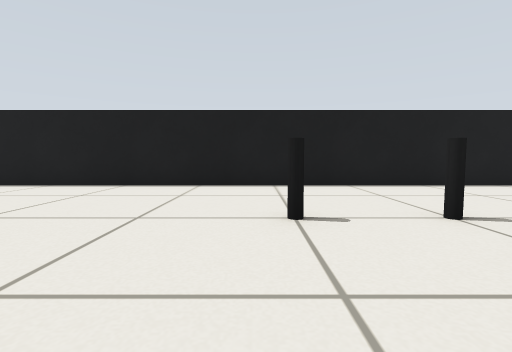
[1] (above)

19 first-person views from a walk through a Gazebo world. The camera is 0.39 m above the floor, tilts 4° down and sees 85° across. The floor is counted in squares, 0.5 m on a side. Each view is taken from the middle of a square. On the plan, view 1 faces up. The plan holds only what a view shows up to about 10 squares ahead; the rest is blank.

[2]
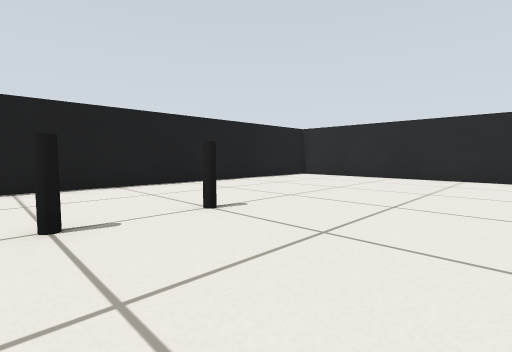

[3]
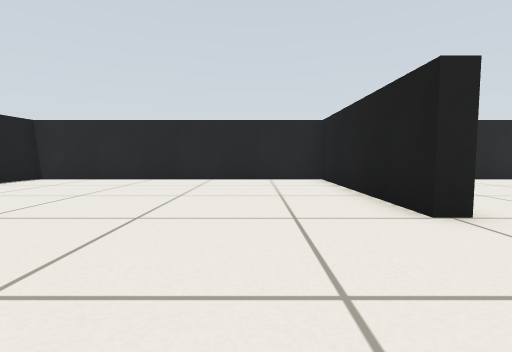

[4]
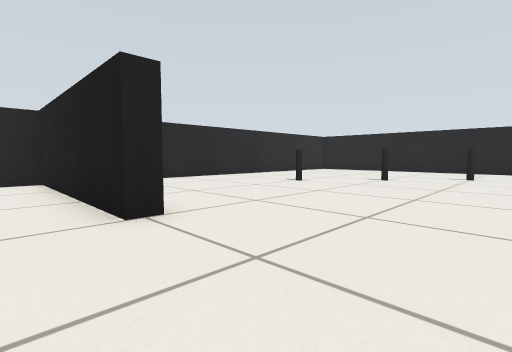

[5]
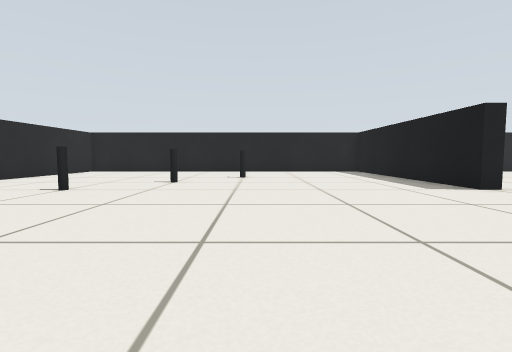

[6]
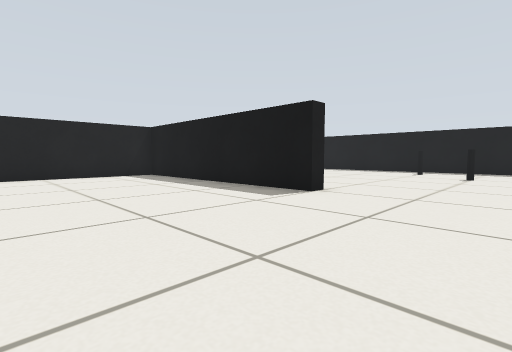

[7]
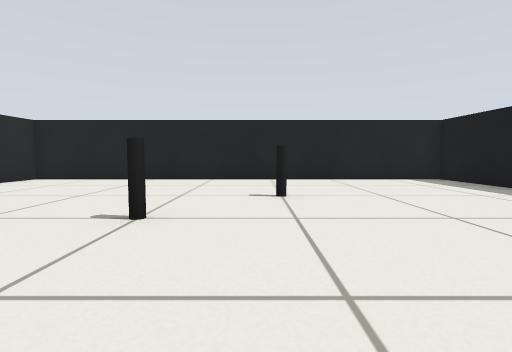

[8]
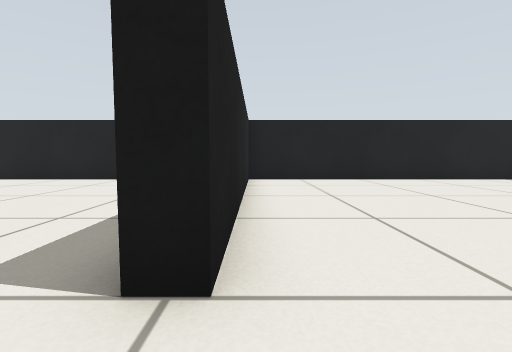

[9]
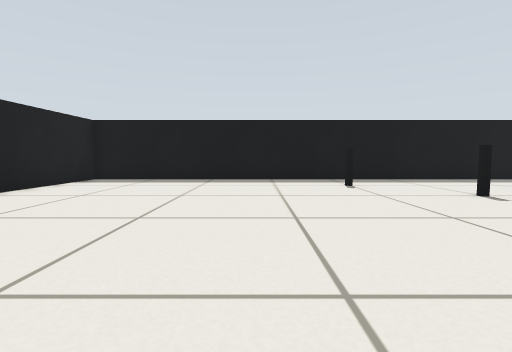

[10]
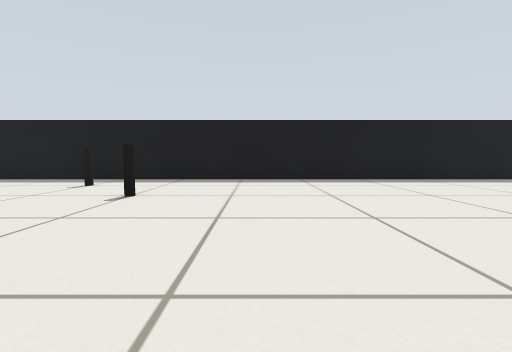

[11]
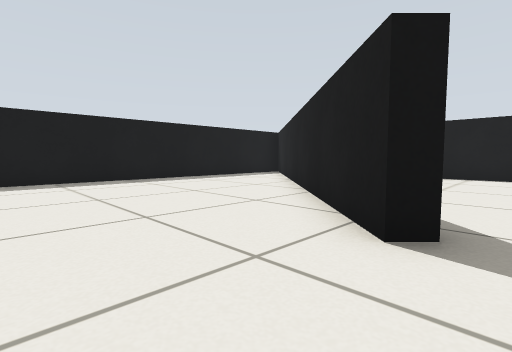

[12]
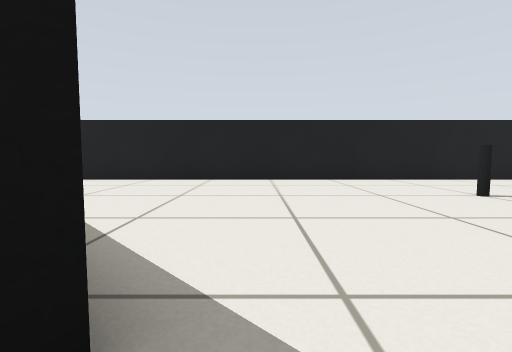

[13]
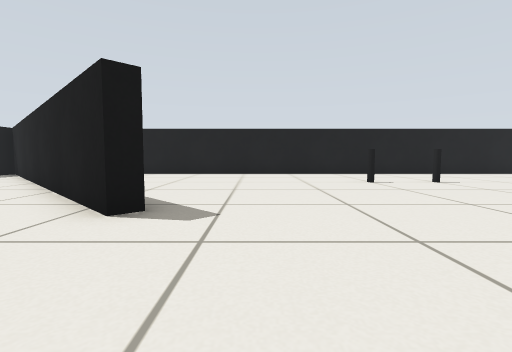

[14]
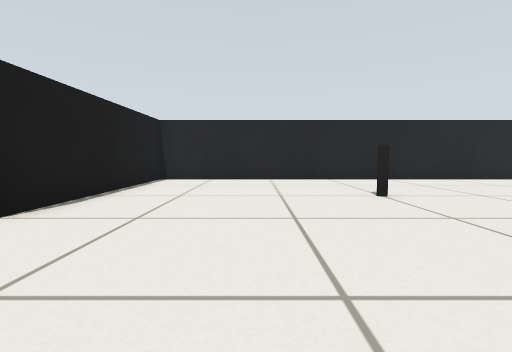

[15]
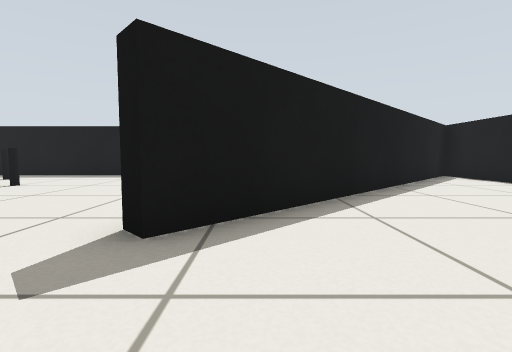

[16]
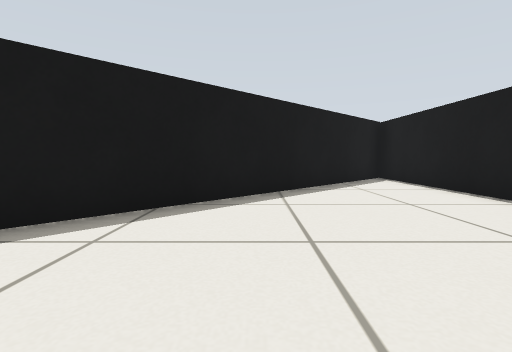

[17]
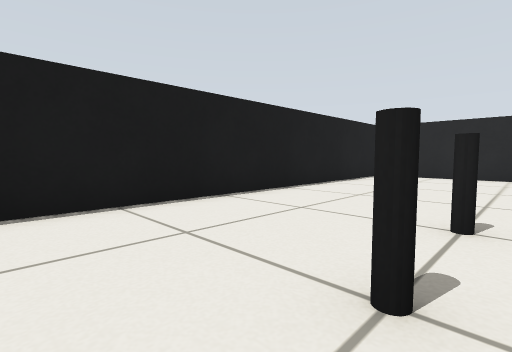

[18]
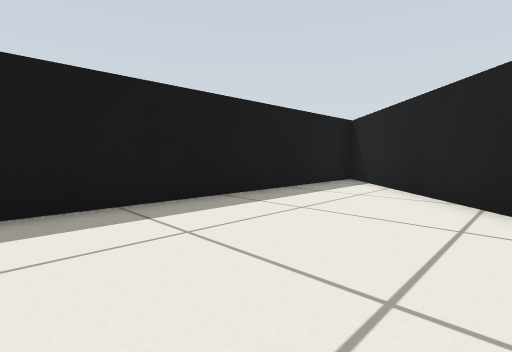

[19]
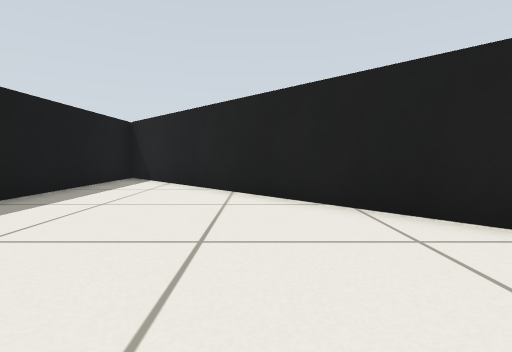

### Floor plan
Points are (right, up) in squares from view 1. A wall is a line through its corners. A room is listed if a view was taken in it or the views show most of it. See-through windows are left out.
Room 1 (views 1, 2, 3, 4, 5, 6, 7, 8, 9, 10, 11, 12, 13, 14, 15, 16, 17, 18, 19)
walls: (-3.8, -16.1) (-3.8, -8.5) (-3.3, -8.5) (-3.3, -16.5) (10.5, -16.5) (10.5, -2.8) (4.5, -2.8) (4.5, -2.3) (10.5, -2.3) (10.5, 7.5) (-13.1, 7.5) (-4.6, -1.1) (-4.9, -1.4) (-13.5, 7.1) (-13.5, -16.5) (-3.8, -16.5)
objects: pole (-12, -9) to (-11, -8); pole (-10, -7) to (-9, -6); pole (0, 3) to (1, 4); pole (2, -13) to (3, -12); pole (2, 3) to (3, 4); pole (4, -11) to (5, -10); pole (6, -9) to (7, -8)

Where each view was taken, in squares from view 1:
view 1: 0 up, 0 right, facing up
view 2: 0 up, 0 right, facing up-right
view 3: 0 up, 1 right, facing right
view 4: 1 down, 1 right, facing down-right
view 5: 2 down, 2 right, facing down
view 6: 5 down, 2 right, facing down-left
view 7: 7 down, 3 right, facing down
view 8: 7 down, 4 left, facing down
view 9: 11 down, 4 left, facing left
view 10: 4 down, 4 left, facing left
view 11: 4 down, 4 left, facing up-left
view 12: 2 down, 4 left, facing up
view 13: 5 down, 3 left, facing up
view 14: 6 down, 1 right, facing right
view 15: 0 up, 2 left, facing left
view 16: 3 up, 3 left, facing left
view 17: 3 up, 1 left, facing up-right
view 18: 2 down, 9 left, facing up-left
view 19: 3 down, 9 left, facing up
